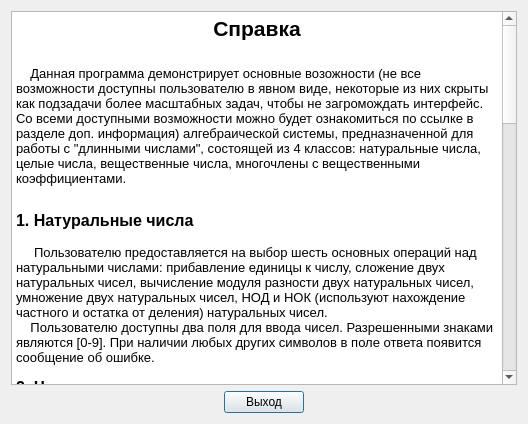
<?xml version="1.0" encoding="UTF-8"?>
<ui version="4.0">
 <class>Reference</class>
 <widget class="QDialog" name="Reference">
  <property name="geometry">
   <rect>
    <x>0</x>
    <y>0</y>
    <width>528</width>
    <height>424</height>
   </rect>
  </property>
  <property name="windowTitle">
   <string>Reference</string>
  </property>
  <layout class="QGridLayout" name="gridLayout">
   <item row="1" column="0">
    <spacer name="horizontalSpacer">
     <property name="orientation">
      <enum>Qt::Horizontal</enum>
     </property>
     <property name="sizeHint" stdset="0">
      <size>
       <width>209</width>
       <height>20</height>
      </size>
     </property>
    </spacer>
   </item>
   <item row="1" column="1">
    <widget class="QPushButton" name="pushButton">
     <property name="text">
      <string>Выход</string>
     </property>
    </widget>
   </item>
   <item row="1" column="2">
    <spacer name="horizontalSpacer_2">
     <property name="orientation">
      <enum>Qt::Horizontal</enum>
     </property>
     <property name="sizeHint" stdset="0">
      <size>
       <width>208</width>
       <height>20</height>
      </size>
     </property>
    </spacer>
   </item>
   <item row="0" column="0" colspan="3">
    <widget class="QTextBrowser" name="textBrowser">
     <property name="html">
      <string>&lt;!DOCTYPE HTML PUBLIC &quot;-//W3C//DTD HTML 4.0//EN&quot; &quot;http://www.w3.org/TR/REC-html40/strict.dtd&quot;&gt;
&lt;html&gt;&lt;head&gt;&lt;meta name=&quot;qrichtext&quot; content=&quot;1&quot; /&gt;&lt;style type=&quot;text/css&quot;&gt;
p, li { white-space: pre-wrap; }
&lt;/style&gt;&lt;/head&gt;&lt;body style=&quot; font-family:'MS Shell Dlg 2'; font-size:8.25pt; font-weight:400; font-style:normal;&quot;&gt;
&lt;p align=&quot;center&quot; style=&quot; margin-top:0px; margin-bottom:0px; margin-left:0px; margin-right:0px; -qt-block-indent:0; text-indent:0px;&quot;&gt;&lt;span style=&quot; font-size:16pt; font-weight:600;&quot;&gt;Справка&lt;/span&gt;&lt;/p&gt;
&lt;p style=&quot;-qt-paragraph-type:empty; margin-top:0px; margin-bottom:0px; margin-left:0px; margin-right:0px; -qt-block-indent:0; text-indent:0px; font-size:16pt; font-weight:600;&quot;&gt;&lt;br /&gt;&lt;/p&gt;
&lt;p style=&quot; margin-top:0px; margin-bottom:0px; margin-left:0px; margin-right:0px; -qt-block-indent:0; text-indent:0px;&quot;&gt;&lt;span style=&quot; font-size:10pt;&quot;&gt;    Данная программа демонстрирует основные возожности (не все возможности доступны пользователю в явном виде, некоторые из них скрыты как подзадачи более масштабных задач, чтобы не загромождать интерфейс. Со всеми доступными возможности можно будет ознакомиться по ссылке в разделе доп. информация) алгебраической системы, предназначенной для работы с &amp;quot;длинными числами&amp;quot;, состоящей из 4 классов: натуральные числа, целые числа, вещественные числа, многочлены с вещественными коэффициентами.&lt;/span&gt;&lt;/p&gt;
&lt;p align=&quot;center&quot; style=&quot;-qt-paragraph-type:empty; margin-top:0px; margin-bottom:0px; margin-left:0px; margin-right:0px; -qt-block-indent:0; text-indent:0px; font-size:16pt; font-weight:600;&quot;&gt;&lt;br /&gt;&lt;/p&gt;
&lt;p style=&quot; margin-top:0px; margin-bottom:0px; margin-left:0px; margin-right:0px; -qt-block-indent:0; text-indent:0px;&quot;&gt;&lt;span style=&quot; font-size:12pt; font-weight:600;&quot;&gt;1. Натуральные числа&lt;/span&gt;&lt;/p&gt;
&lt;p style=&quot; margin-top:0px; margin-bottom:0px; margin-left:0px; margin-right:0px; -qt-block-indent:0; text-indent:0px;&quot;&gt;&lt;span style=&quot; font-size:10pt;&quot;&gt;     &lt;/span&gt;&lt;/p&gt;
&lt;p style=&quot; margin-top:0px; margin-bottom:0px; margin-left:0px; margin-right:0px; -qt-block-indent:0; text-indent:0px;&quot;&gt;&lt;span style=&quot; font-size:10pt;&quot;&gt;     Пользователю предоставляется на выбор шесть основных операций над натуральными числами: прибавление единицы к числу, сложение двух натуральных чисел, вычисление модуля разности двух натуральных чисел, умножение двух натуральных чисел, НОД и НОК (используют нахождение частного и остатка от деления) натуральных чисел. &lt;/span&gt;&lt;/p&gt;
&lt;p style=&quot; margin-top:0px; margin-bottom:0px; margin-left:0px; margin-right:0px; -qt-block-indent:0; text-indent:0px;&quot;&gt;&lt;span style=&quot; font-size:10pt;&quot;&gt;    Пользователю доступны два поля для ввода чисел. Разрешенными знаками являются [0-9]. При наличии любых других символов в поле ответа появится сообщение об ошибке.&lt;/span&gt;&lt;/p&gt;
&lt;p style=&quot;-qt-paragraph-type:empty; margin-top:0px; margin-bottom:0px; margin-left:0px; margin-right:0px; -qt-block-indent:0; text-indent:0px;&quot;&gt;&lt;br /&gt;&lt;/p&gt;
&lt;p style=&quot; margin-top:0px; margin-bottom:0px; margin-left:0px; margin-right:0px; -qt-block-indent:0; text-indent:0px;&quot;&gt;&lt;span style=&quot; font-size:12pt; font-weight:600;&quot;&gt;2. Целые числа&lt;/span&gt;&lt;/p&gt;
&lt;p style=&quot; margin-top:0px; margin-bottom:0px; margin-left:0px; margin-right:0px; -qt-block-indent:0; text-indent:0px;&quot;&gt;&lt;span style=&quot; font-size:12pt; font-weight:600;&quot;&gt;    &lt;/span&gt;&lt;span style=&quot; font-size:10pt;&quot;&gt; Пользователю предоставляется на выбор пять основных операций над целыми числами: сложение двух целых чисел, вычисление разности двух целых чисел, умножение двух целых чисел, вычисление частного и остатка от деления на натуральное число.&lt;/span&gt;&lt;/p&gt;
&lt;p style=&quot; margin-top:0px; margin-bottom:0px; margin-left:0px; margin-right:0px; -qt-block-indent:0; text-indent:0px;&quot;&gt;&lt;span style=&quot; font-size:10pt;&quot;&gt;     Пользователю доступны два поля для ввода чисел. Разрешенными знаками являются [0-9]. При наличии любых других символов в поле ответа появится сообщение об ошибке. Для выбора знака числа пользователю доступно два выпадающих меню. При вычислении частного и остатка число &amp;quot;В&amp;quot; должно быть строго положительным числом, иначе в поле ответа появится сообщение об ошибке.&lt;/span&gt;&lt;/p&gt;
&lt;p style=&quot; margin-top:0px; margin-bottom:0px; margin-left:0px; margin-right:0px; -qt-block-indent:0; text-indent:0px;&quot;&gt;&lt;span style=&quot; font-size:12pt; font-weight:600;&quot;&gt;	&lt;/span&gt;&lt;/p&gt;
&lt;p style=&quot; margin-top:0px; margin-bottom:0px; margin-left:0px; margin-right:0px; -qt-block-indent:0; text-indent:0px;&quot;&gt;&lt;span style=&quot; font-size:12pt; font-weight:600;&quot;&gt;3. Рациональные числа&lt;/span&gt;&lt;/p&gt;
&lt;p style=&quot; margin-top:0px; margin-bottom:0px; margin-left:0px; margin-right:0px; -qt-block-indent:0; text-indent:0px;&quot;&gt;&lt;span style=&quot; font-size:12pt; font-weight:600;&quot;&gt;    &lt;/span&gt;&lt;span style=&quot; font-size:10pt;&quot;&gt; Пользователю предоставляется на выбор четыре основные операции над рациональными числами: сложение двух рациональных чисел, вычисление разности двух рациональных чисел, умножение двух рациональных чисел и деление двух рациональных чисел. &lt;/span&gt;&lt;/p&gt;
&lt;p style=&quot; margin-top:0px; margin-bottom:0px; margin-left:0px; margin-right:0px; -qt-block-indent:0; text-indent:0px;&quot;&gt;&lt;span style=&quot; font-size:10pt;&quot;&gt;    Пользователю доступны четыре поля для ввода чисел, по два на каждое число: числитель и знаменатель. Разрешенными знаками являются [0-9]. При наличии любых других символов в поле ответа появится сообщение об ошибке. Для выбора знака числа пользователю доступно два выпадающих меню. Знаменатели чисел должны быть отличны от нуля, иначе в поле ответа появится сообщение об ошибке. При делении числитель числа &amp;quot;В&amp;quot; должен быть отличен от нуля, иначе в поле ответа появится сообщение об ошибке.&lt;/span&gt;&lt;/p&gt;
&lt;p style=&quot;-qt-paragraph-type:empty; margin-top:0px; margin-bottom:0px; margin-left:0px; margin-right:0px; -qt-block-indent:0; text-indent:0px; font-size:12pt; font-weight:600;&quot;&gt;&lt;br /&gt;&lt;/p&gt;
&lt;p style=&quot; margin-top:0px; margin-bottom:0px; margin-left:0px; margin-right:0px; -qt-block-indent:0; text-indent:0px;&quot;&gt;&lt;span style=&quot; font-size:12pt; font-weight:600;&quot;&gt;4. Многочлены&lt;/span&gt;&lt;/p&gt;
&lt;p style=&quot; margin-top:0px; margin-bottom:0px; margin-left:0px; margin-right:0px; -qt-block-indent:0; text-indent:0px;&quot;&gt;&lt;span style=&quot; font-size:12pt; font-weight:600;&quot;&gt;    &lt;/span&gt;&lt;span style=&quot; font-size:10pt;&quot;&gt;Пользователю предоставляется на выбор шесть основные операций над многочленами: сложение двух многочленов, вычисление разности двух многочленов, умножение двух многочленов, выделение целой части от деления многочленов, находение остатка от деления двух многочленов, а также преобразование многочлена: кратные корни в простые. &lt;/span&gt;&lt;/p&gt;
&lt;p style=&quot; margin-top:0px; margin-bottom:0px; margin-left:0px; margin-right:0px; -qt-block-indent:0; text-indent:0px;&quot;&gt;&lt;span style=&quot; font-size:10pt;&quot;&gt;   Для ввода многочленов пользователю предоставляется две абсолютно аналогичных секции, в каждой из секций изначально имеется шаблон для одного члена полинома с рациональным коэффициентом (правила заполнения коэффициента аналогичны с правилами для рациональных чисел) и натуральной степенью, а также две кнопки &amp;quot;+&amp;quot; и &amp;quot;-&amp;quot;. &amp;quot;+&amp;quot; добавляет справа еще один шаблон для ввода очередного члена полинома, а &amp;quot;-&amp;quot; удаляет первый слева член. Все результаты выводятся в отдельном диалоговом окне, где пользователь также по желанию может вынести НОК знаменателей и НОД числителей за скобку для получения целых коэффициентов, если многочлен состоит из двух и более членов.&lt;/span&gt;&lt;/p&gt;
&lt;p style=&quot; margin-top:0px; margin-bottom:0px; margin-left:0px; margin-right:0px; -qt-block-indent:0; text-indent:0px;&quot;&gt;&lt;span style=&quot; font-size:10pt;&quot;&gt;    Разрешенными знаками являются [0-9]. При наличии любых других символов в диалоговом окне ответа появится сообщение об ошибке. Знаменатели коэффициентов многочлена должны быть отличны от нуля. При попытке нахождения целой части от деления или остатка от деления на нулевой многочлен в диалоговом окне будет выведено сообщение об ошибке.&lt;/span&gt;&lt;/p&gt;
&lt;p style=&quot; margin-top:0px; margin-bottom:0px; margin-left:0px; margin-right:0px; -qt-block-indent:0; text-indent:0px;&quot;&gt;&lt;span style=&quot; font-size:10pt;&quot;&gt;    &lt;/span&gt;&lt;/p&gt;
&lt;p style=&quot;-qt-paragraph-type:empty; margin-top:0px; margin-bottom:0px; margin-left:0px; margin-right:0px; -qt-block-indent:0; text-indent:0px; font-size:10pt;&quot;&gt;&lt;br /&gt;&lt;/p&gt;
&lt;p style=&quot; margin-top:0px; margin-bottom:0px; margin-left:0px; margin-right:0px; -qt-block-indent:0; text-indent:0px;&quot;&gt;&lt;span style=&quot; font-size:10pt; font-weight:600;&quot;&gt;Доп. информация:&lt;/span&gt;&lt;/p&gt;
&lt;p style=&quot; margin-top:0px; margin-bottom:0px; margin-left:0px; margin-right:0px; -qt-block-indent:0; text-indent:0px;&quot;&gt;&lt;span style=&quot; font-size:10pt;&quot;&gt;Полный интерфейс классов с их зависимостями: ссылка (в стадии разработки)&lt;/span&gt;&lt;/p&gt;
&lt;p style=&quot;-qt-paragraph-type:empty; margin-top:0px; margin-bottom:0px; margin-left:0px; margin-right:0px; -qt-block-indent:0; text-indent:0px; font-size:10pt;&quot;&gt;&lt;br /&gt;&lt;/p&gt;
&lt;p style=&quot; margin-top:0px; margin-bottom:0px; margin-left:0px; margin-right:0px; -qt-block-indent:0; text-indent:0px;&quot;&gt;&lt;span style=&quot; font-size:10pt;&quot;&gt;Статистическая информация: ссылка (в стадии разработки)&lt;/span&gt;&lt;/p&gt;
&lt;p style=&quot;-qt-paragraph-type:empty; margin-top:0px; margin-bottom:0px; margin-left:0px; margin-right:0px; -qt-block-indent:0; text-indent:0px; font-size:10pt;&quot;&gt;&lt;br /&gt;&lt;/p&gt;
&lt;p style=&quot; margin-top:0px; margin-bottom:0px; margin-left:0px; margin-right:0px; -qt-block-indent:0; text-indent:0px;&quot;&gt;&lt;span style=&quot; font-size:10pt;&quot;&gt;Файлы исходного кода программы: &lt;/span&gt;&lt;a href=&quot;https://github.com/mvgrass/BigNumbers&quot;&gt;&lt;span style=&quot; font-size:10pt; text-decoration: underline; color:#0000ff;&quot;&gt;ссылка&lt;/span&gt;&lt;/a&gt;&lt;/p&gt;
&lt;p style=&quot;-qt-paragraph-type:empty; margin-top:0px; margin-bottom:0px; margin-left:0px; margin-right:0px; -qt-block-indent:0; text-indent:0px; font-size:12pt; font-weight:600;&quot;&gt;&lt;br /&gt;&lt;/p&gt;
&lt;p style=&quot; margin-top:0px; margin-bottom:0px; margin-left:0px; margin-right:0px; -qt-block-indent:0; text-indent:0px;&quot;&gt;&lt;span style=&quot; font-size:8pt;&quot;&gt;Автор программы:&lt;/span&gt;&lt;/p&gt;
&lt;p style=&quot; margin-top:0px; margin-bottom:0px; margin-left:0px; margin-right:0px; -qt-block-indent:0; text-indent:0px;&quot;&gt;&lt;span style=&quot; font-size:8pt;&quot;&gt;студент СПбГЭТУ&lt;/span&gt;&lt;/p&gt;
&lt;p style=&quot; margin-top:0px; margin-bottom:0px; margin-left:0px; margin-right:0px; -qt-block-indent:0; text-indent:0px;&quot;&gt;&lt;span style=&quot; font-size:8pt;&quot;&gt;факультета ФКТИ&lt;/span&gt;&lt;/p&gt;
&lt;p style=&quot; margin-top:0px; margin-bottom:0px; margin-left:0px; margin-right:0px; -qt-block-indent:0; text-indent:0px;&quot;&gt;&lt;span style=&quot; font-size:8pt;&quot;&gt;Грасс Максим&lt;/span&gt;&lt;/p&gt;
&lt;p style=&quot;-qt-paragraph-type:empty; margin-top:0px; margin-bottom:0px; margin-left:0px; margin-right:0px; -qt-block-indent:0; text-indent:0px; font-size:8pt;&quot;&gt;&lt;br /&gt;&lt;/p&gt;
&lt;p style=&quot; margin-top:0px; margin-bottom:0px; margin-left:0px; margin-right:0px; -qt-block-indent:0; text-indent:0px;&quot;&gt;&lt;span style=&quot; font-size:8pt;&quot;&gt;По всем возникшим вопросам, найденным багам и ошибкам&lt;/span&gt;&lt;/p&gt;
&lt;p style=&quot; margin-top:0px; margin-bottom:0px; margin-left:0px; margin-right:0px; -qt-block-indent:0; text-indent:0px;&quot;&gt;&lt;span style=&quot; font-size:8pt;&quot;&gt;просьба обращаться на почту mvgrass@gmail.com&lt;/span&gt;&lt;/p&gt;&lt;/body&gt;&lt;/html&gt;</string>
     </property>
    </widget>
   </item>
  </layout>
 </widget>
 <resources/>
 <connections/>
</ui>
